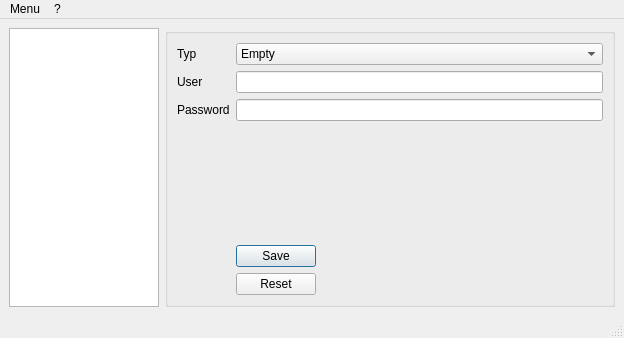
<?xml version="1.0" encoding="UTF-8"?>
<ui version="4.0">
 <class>hidekeyClass</class>
 <widget class="QMainWindow" name="hidekeyClass">
  <property name="geometry">
   <rect>
    <x>0</x>
    <y>0</y>
    <width>624</width>
    <height>338</height>
   </rect>
  </property>
  <property name="windowTitle">
   <string>HIDeKey Configuration</string>
  </property>
  <widget class="QWidget" name="centralwidget">
   <layout class="QHBoxLayout" name="horizontalLayout">
    <item>
     <widget class="QListView" name="listView">
      <property name="sizePolicy">
       <sizepolicy hsizetype="Fixed" vsizetype="Expanding">
        <horstretch>0</horstretch>
        <verstretch>0</verstretch>
       </sizepolicy>
      </property>
      <property name="maximumSize">
       <size>
        <width>150</width>
        <height>16777215</height>
       </size>
      </property>
     </widget>
    </item>
    <item>
     <widget class="QGroupBox" name="groupBox">
      <property name="enabled">
       <bool>true</bool>
      </property>
      <property name="title">
       <string/>
      </property>
      <property name="flat">
       <bool>false</bool>
      </property>
      <property name="checkable">
       <bool>false</bool>
      </property>
      <layout class="QFormLayout" name="formLayout_2">
       <property name="fieldGrowthPolicy">
        <enum>QFormLayout::AllNonFixedFieldsGrow</enum>
       </property>
       <item row="0" column="0">
        <widget class="QLabel" name="label">
         <property name="text">
          <string>Typ</string>
         </property>
         <property name="buddy">
          <cstring>comboBox</cstring>
         </property>
        </widget>
       </item>
       <item row="0" column="1">
        <widget class="QComboBox" name="comboBox">
         <item>
          <property name="text">
           <string>Empty</string>
          </property>
         </item>
         <item>
          <property name="text">
           <string>String</string>
          </property>
         </item>
         <item>
          <property name="text">
           <string>One Time Password</string>
          </property>
         </item>
         <item>
          <property name="text">
           <string>Random</string>
          </property>
         </item>
         <item>
          <property name="text">
           <string>Random generated</string>
          </property>
         </item>
        </widget>
       </item>
       <item row="1" column="0">
        <widget class="QLabel" name="label_2">
         <property name="text">
          <string>User</string>
         </property>
         <property name="buddy">
          <cstring>lineEdit</cstring>
         </property>
        </widget>
       </item>
       <item row="1" column="1">
        <widget class="QLineEdit" name="lineEdit"/>
       </item>
       <item row="2" column="0">
        <widget class="QLabel" name="label_3">
         <property name="text">
          <string>Password</string>
         </property>
         <property name="buddy">
          <cstring>lineEdit_2</cstring>
         </property>
        </widget>
       </item>
       <item row="2" column="1">
        <widget class="QLineEdit" name="lineEdit_2"/>
       </item>
       <item row="3" column="1">
        <spacer name="verticalSpacer">
         <property name="orientation">
          <enum>Qt::Vertical</enum>
         </property>
         <property name="sizeType">
          <enum>QSizePolicy::Expanding</enum>
         </property>
         <property name="sizeHint" stdset="0">
          <size>
           <width>20</width>
           <height>5000</height>
          </size>
         </property>
        </spacer>
       </item>
       <item row="5" column="1">
        <widget class="QDialogButtonBox" name="buttonBox">
         <property name="orientation">
          <enum>Qt::Vertical</enum>
         </property>
         <property name="standardButtons">
          <set>QDialogButtonBox::Reset|QDialogButtonBox::Save</set>
         </property>
         <property name="centerButtons">
          <bool>false</bool>
         </property>
        </widget>
       </item>
      </layout>
     </widget>
    </item>
   </layout>
  </widget>
  <widget class="QMenuBar" name="menubar">
   <property name="geometry">
    <rect>
     <x>0</x>
     <y>0</y>
     <width>624</width>
     <height>25</height>
    </rect>
   </property>
   <widget class="QMenu" name="menuMenu">
    <property name="title">
     <string>Menu</string>
    </property>
    <addaction name="actionQuit"/>
   </widget>
   <widget class="QMenu" name="menu">
    <property name="title">
     <string>?</string>
    </property>
    <addaction name="actionHelp"/>
    <addaction name="actionAbout"/>
   </widget>
   <addaction name="menuMenu"/>
   <addaction name="menu"/>
  </widget>
  <widget class="QStatusBar" name="statusbar"/>
  <action name="actionAbout">
   <property name="text">
    <string>About</string>
   </property>
  </action>
  <action name="actionHelp">
   <property name="text">
    <string>Help</string>
   </property>
  </action>
  <action name="actionQuit">
   <property name="text">
    <string>Quit</string>
   </property>
  </action>
 </widget>
 <resources/>
 <connections>
  <connection>
   <sender>actionQuit</sender>
   <signal>activated()</signal>
   <receiver>centralwidget</receiver>
   <slot>close()</slot>
   <hints>
    <hint type="sourcelabel">
     <x>-1</x>
     <y>-1</y>
    </hint>
    <hint type="destinationlabel">
     <x>311</x>
     <y>170</y>
    </hint>
   </hints>
  </connection>
 </connections>
</ui>
